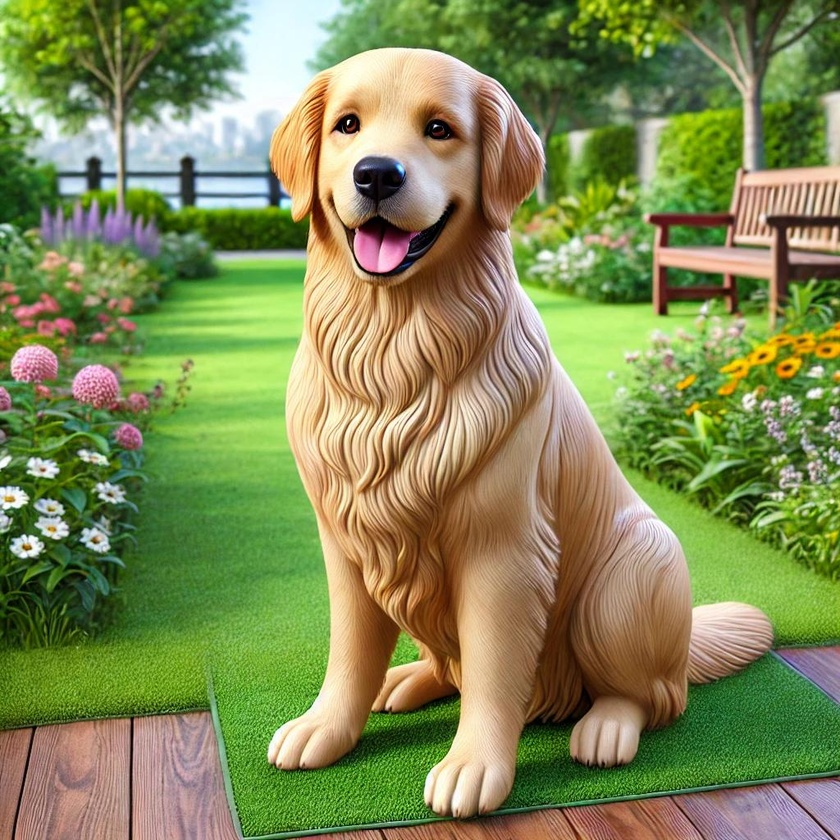
#> input picture prod/Dragon3/backend/pruebasensores/imagensensoresai.JPG, 840 x 840 px, shrunk from 1024 x 1024 before the run
$ python detector_divergencia_local.py ../../prod/Dragon3/backend/pruebasensores/imagensensoresai.JPG   (older library calls are emulated)
#> lines starting #> are read from the running program, lines starting #| are printed output that depends on the picture
### dev/analizadorpython/analizadorpython.py
# [CODE]
import cv2
import numpy as np

def db3_escanner_coherencia(filepath):
    img = cv2.imread(filepath, cv2.IMREAD_GRAYSCALE)
#> img: shape (840, 840); min 0, max 255, mean 129.5
    if img is None: return None

    h, w = img.shape
#> h = 840; w = 840
    h_mod, w_mod = (h // 8) * 8, (w // 8) * 8
#> h_mod = 840; w_mod = 840
    img = img[:h_mod, :w_mod].astype(np.float32)

    # Submuestreo adaptativo estocástico para garantizar P95 < 200ms
    hb, wb = h_mod // 8, w_mod // 8
#> hb = 105; wb = 105
    max_macro = 64
    stride_h = max(1, hb // max_macro)
#> stride_h = 1
    stride_w = max(1, wb // max_macro)
#> stride_w = 1

    # Extracción por zancada conservando adyacencia espacial geométrica
    blocks = img.reshape(hb, 8, wb, 8).swapaxes(1, 2)
    blocks = blocks[::stride_h, ::stride_w]
    hb_s, wb_s = blocks.shape[0], blocks.shape[1]
#> hb_s = 105; wb_s = 105

    # Reconstrucción matricial rápida para evaluación de bordes y costuras
    img_min = blocks.swapaxes(1, 2).reshape(hb_s * 8, wb_s * 8)

    sobelx = cv2.Sobel(img_min, cv2.CV_32F, 1, 0, ksize=3)
    sobely = cv2.Sobel(img_min, cv2.CV_32F, 0, 1, ksize=3)
    mag_bordes = np.sqrt(sobelx**2 + sobely**2)
    blocks_bordes = mag_bordes.reshape(hb_s, 8, wb_s, 8).swapaxes(1, 2)

    block_mean_lum = np.mean(blocks, axis=(2, 3))
    block_edge_den = np.mean(blocks_bordes, axis=(2, 3))

    # Máscara dinámica contra penumbra y áreas lavadas por compresión
    W = np.ones_like(block_mean_lum, dtype=np.float32)
    W[block_mean_lum < 45.0] *= 0.15
#> W: shape (105, 105) float32; values 0.15 (black) and 1 (white), 97% white; black in thin lines or dots
    W[block_edge_den < 6.0] *= 0.15
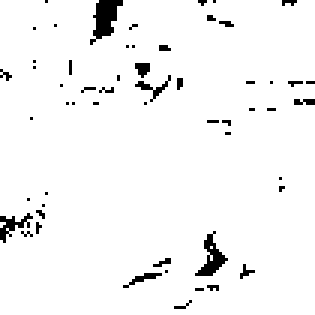
#> W: shape (105, 105) float32 (shown 3 times larger); values 0.15 (black) and 1 (white), 96.1% white; black in thin lines or dots
    if np.sum(W) == 0: W = np.ones_like(W, dtype=np.float32)

    D = np.zeros((8, 8), dtype=np.float32)
    for i in range(8):
        for j in range(8):
            if i == 0:
                D[i, j] = 1 / np.sqrt(8)
            else:
                D[i, j] = np.sqrt(2/8) * np.cos((2*j + 1) * i * np.pi / 16)

    dct_blocks = np.einsum('ij,kljm,mn->klin', D, blocks, D.T)

    ac1 = dct_blocks[:, :, 0, 1]
    ac2 = dct_blocks[:, :, 1, 0]

    diff_raw = ac1 - ac2
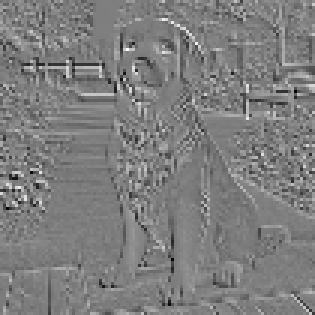
#> diff_raw: shape (105, 105) float32 (shown 3 times larger); min -721.8, max 735, mean 0.1; drawn with min black and max white
    diferencial = np.sign(diff_raw)
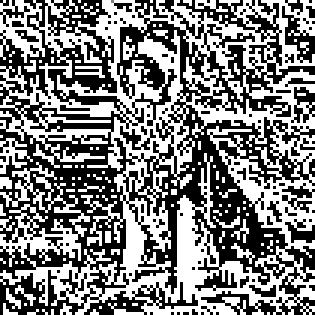
#> diferencial: shape (105, 105) float32 (shown 3 times larger); min -1, max 1, mean -0.00998; drawn with min black and max white

    # 1. Aleatoriedad Espacial Ponderada
    cambio_v = np.abs(np.diff(diferencial, axis=0))
    W_v = (W[:-1, :] + W[1:, :]) / 2.0
    aleatoriedad_v = np.sum(cambio_v * W_v) / (np.sum(W_v) + 1e-5)
#> aleatoriedad_v = 0.833

    cambio_h = np.abs(np.diff(diferencial, axis=1))
    W_h = (W[:, :-1] + W[:, 1:]) / 2.0
    aleatoriedad_h = np.sum(cambio_h * W_h) / (np.sum(W_h) + 1e-5)
#> aleatoriedad_h = 0.814
    aleatoriedad_espacial = (aleatoriedad_v + aleatoriedad_h) / 2.0
#> aleatoriedad_espacial = 0.823

    # 2. Momentos Estadísticos globales
    mean_diff = np.sum(diff_raw * W) / np.sum(W)
#> mean_diff = 0.068
    var_diff = np.sum(((diff_raw - mean_diff) ** 2) * W) / np.sum(W)
#> var_diff = 15584.8
    std_diff = np.sqrt(var_diff) + 1e-5
#> std_diff = 124.8
    diff_norm = (diff_raw - mean_diff) / std_diff

    curtosis_global = np.sum((diff_norm ** 4) * W) / np.sum(W)
#> curtosis_global = 6.82
    skewness = np.sum((diff_norm ** 3) * W) / np.sum(W)
#> skewness = -0.0716

    # 3. Métrica de Control Regional: Varianza de Curtosis Local (Macrobloques 4x4)
    m_size = 4
    # Inicializamos la matriz para auditoría local
    grid_rows = hb_s // m_size
#> grid_rows = 26
    grid_cols = wb_s // m_size
#> grid_cols = 26
    matriz_curtosis = np.zeros((grid_rows, grid_cols), dtype=np.float32)

    curtosis_locales = []
    for r in range(0, hb_s - (hb_s % m_size), m_size):
        for c in range(0, wb_s - (wb_s % m_size), m_size):
            sub_diff = diff_norm[r:r+m_size, c:c+m_size]
            sub_W = W[r:r+m_size, c:c+m_size]
            s_W = np.sum(sub_W)
            if s_W > 0:
                k_loc = np.sum((sub_diff ** 4) * sub_W) / s_W
                curtosis_locales.append(k_loc)
                matriz_curtosis[r // m_size, c // m_size] = k_loc
            else:
                matriz_curtosis[r // m_size, c // m_size] = 0.0
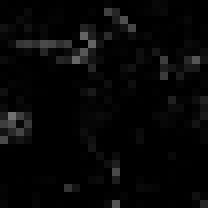
#> matriz_curtosis: shape (26, 26) float32 (shown 8 times larger); min 6.61e-07, max 113.2, mean 6.9
#> after the loop, curtosis_locales = 676 values, max 113.2 at index 365, min 6.61e-07 at index 34, mean 6.87

    var_curtosis_local = np.var(curtosis_locales) if len(curtosis_locales) > 1 else 0.0
#> var_curtosis_local = 245.5

    # 4. Energía de altas frecuencias
    abs_diff = np.abs(diff_raw)
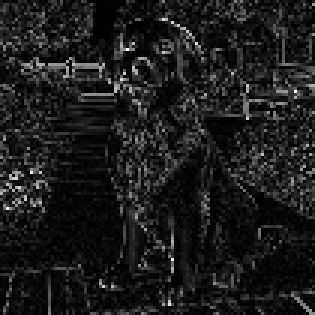
#> abs_diff: shape (105, 105) float32 (shown 3 times larger); min 0, max 735, mean 81.6; drawn with min black and max white
    energia_ac_media = np.sum(abs_diff * W) / np.sum(W)
#> energia_ac_media = 83.15
    varianza_energia_ac = np.sum(((abs_diff - energia_ac_media) ** 2) * W) / np.sum(W)
#> varianza_energia_ac = 8670.3

    p_positivo = np.sum((diferencial == 1) * W) / np.sum(W)
#> p_positivo = 0.492
    p_negativo = np.sum((diferencial == -1) * W) / np.sum(W)
#> p_negativo = 0.508
    p_cero = np.sum((diferencial == 0) * W) / np.sum(W)
#> p_cero = 1.41e-05

    entropia_signo = 0.0
    for p in [p_positivo, p_negativo, p_cero]:
        if p > 0: entropia_signo -= p * np.log2(p)
#> this loop made 3 passes
#> (p, entropia_signo) on passes 1 to 3: (0.492, 0.503), (0.508, 1), (1.41e-05, 1)
#> after the loop, entropia_signo = 1

    # 5. Geometría de Rejilla (Costuras)
    costuras = np.abs(np.diff(img_min[7::8, :], axis=0))
    aristas = np.abs(np.diff(img_min, axis=0))[7::8, :]
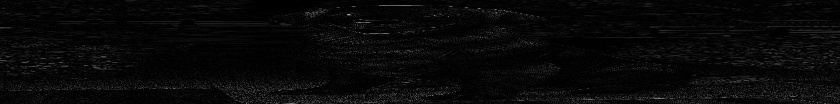
#> aristas: shape (104, 840) float32; min 0, max 203, mean 8.4
    ratio_costuras = np.mean(costuras) / (np.mean(aristas) + 1e-5)
#> ratio_costuras = 3.25

    return {
        "aleatoriedad_espacial": aleatoriedad_espacial,
        "curtosis_residual": curtosis_global,
        "var_curtosis_local": var_curtosis_local,
        "skewness_residual": skewness,
        "energia_ac_media": energia_ac_media,
        "varianza_energia_ac": varianza_energia_ac,
        "entropia_signo": entropia_signo,
        "ratio_costuras": ratio_costuras,
        "dimensiones": (hb_s, wb_s),
        "matriz_curtosis": matriz_curtosis
    }

### dev/analizadorpython/detector_divergencia_local.py
# [CODE]
import sys
import numpy as np
from analizadorpython import db3_escanner_coherencia

def detectar_parche_local(filepath):
    data = db3_escanner_coherencia(filepath)
#> data = 10 items
    if data is None: return

    matriz = data['matriz_curtosis']
    # Umbral de planitud (30% de la media)
    is_flat = matriz < (np.mean(matriz) * 0.3)
#> is_flat: shape (26, 26) bool; 61.8% white; black in thin lines or dots

    # Detección de conectividad (8-vecinos)
    has_neighbor = np.zeros_like(is_flat, dtype=bool)
    for dr in [-1, 0, 1]:
        for dc in [-1, 0, 1]:
            if dr == 0 and dc == 0: continue
            shift = np.roll(is_flat, shift=(dr, dc), axis=(0, 1))
            has_neighbor |= (is_flat & shift)
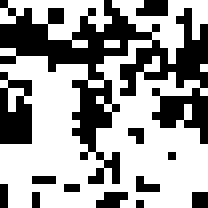
#> has_neighbor: shape (26, 26) bool (shown 8 times larger); 61.5% white; black in thin lines or dots

    # Contamos tiles que forman parte de un grupo (cluster)
    num_clusters = np.sum(has_neighbor)
#> num_clusters = 416

    # Umbral: si hay más de 10 tiles conectados, es un parche, no ruido.
    if num_clusters > 10:
        print(f"ALERTA: {num_clusters} tiles conectados detectados (Posible IA).")
#| ALERTA: 416 tiles conectados detectados (Posible IA).
    else:
        print("ESTADO: MBH CERTIFICADO.")

if __name__ == "__main__":
    detectar_parche_local(sys.argv[1])
